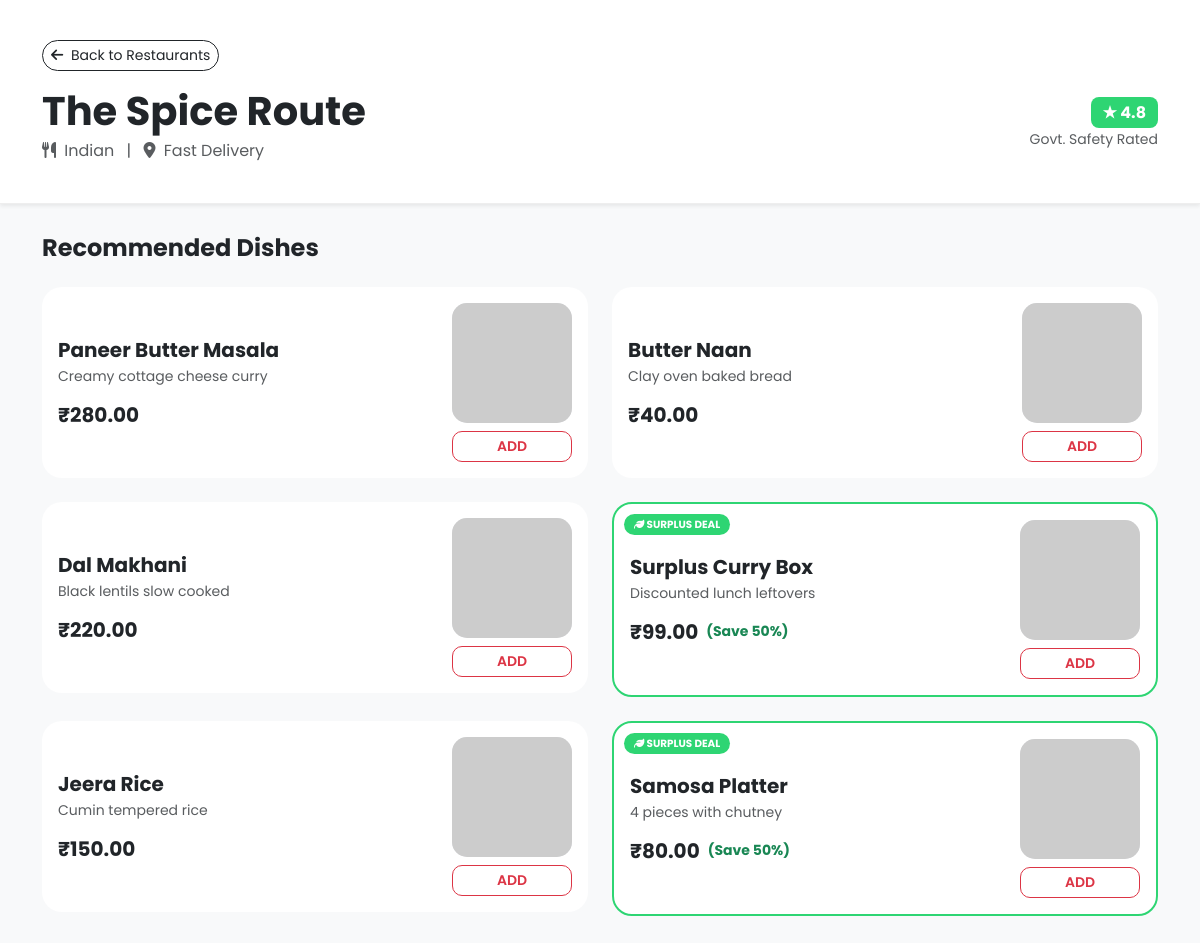
The app's page /customer/view-menu.php?id=1 (signed in) with its own data.
### tables this page shows
CREATE TABLE `restaurants` (
  `id` int(11) NOT NULL,
  `user_id` int(11) DEFAULT NULL,
  `restaurant_name` varchar(100) NOT NULL,
  `cuisine_type` varchar(50) DEFAULT NULL,
  `health_rating` decimal(2,1) DEFAULT 5.0,
  `status` enum('open','closed') DEFAULT 'open',
  `open_time` time DEFAULT '09:00:00',
  `close_time` time DEFAULT '22:00:00'
);

CREATE TABLE `menu_items` (
  `id` int(11) NOT NULL,
  `restaurant_id` int(11) DEFAULT NULL,
  `item_name` varchar(100) NOT NULL,
  `description` text DEFAULT NULL,
  `price` decimal(10,2) NOT NULL,
  `is_surplus` tinyint(1) DEFAULT 0,
  `category` varchar(50) DEFAULT NULL,
  `is_available` tinyint(1) DEFAULT 1
);

### customer/view-menu.php (the view, shortened to what this page needs)
<?php
include '../config/db.php';
$id = $_GET['id'];
$res_stmt = $conn->prepare("SELECT * FROM restaurants WHERE id = ?");
$res_stmt->execute([$id]);
$res = $res_stmt->fetch();
$menu_stmt = $conn->prepare("SELECT * FROM menu_items WHERE restaurant_id = ?");
$menu_stmt->execute([$id]);
$menu = $menu_stmt->fetchAll();
?>
<!DOCTYPE html>
<html lang="en">
<head>
    <link href="https://cdn.jsdelivr.net/npm/bootstrap@5.3.0/dist/css/bootstrap.min.css" rel="stylesheet">
    <link rel="stylesheet" href="https://cdnjs.cloudflare.com/ajax/libs/font-awesome/6.4.0/css/all.min.css">
</head>
<body>
<div class="menu-header shadow-sm">
    <div class="container">
        <a href="index.php" class="btn btn-sm btn-outline-dark rounded-pill mb-3">
            <i class="fas fa-arrow-left me-1"></i> Back to Restaurants
        </a>
        <div class="d-flex justify-content-between align-items-center">
            <div>
                <h1 class="fw-bold mb-1 text-dark"><?php echo $res['restaurant_name']; ?></h1>
                <p class="text-muted mb-0">
                    <i class="fas fa-utensils me-1"></i> <?php echo $res['cuisine_type']; ?>
                    <span class="mx-2">|</span>
                    <i class="fas fa-map-marker-alt me-1"></i> Fast Delivery
                </p>
            </div>
            <div class="text-end">
                <span class="rating-badge">★ <?php echo $res['health_rating']; ?></span>
                <p class="small text-muted mt-1 mb-0">Govt. Safety Rated</p>
            </div>
        </div>
    </div>
</div>
<div class="container pb-5">
    <h4 class="fw-bold mb-4">Recommended Dishes</h4>
    <div class="row g-4">
        <?php foreach($menu as $item):
            $dish_keyword = strtolower(str_replace(' ', '', $item['item_name']));
            $item_image = "https://loremflickr.com/200/200/food,".$dish_keyword."/all?lock=" . $item['id'];
        ?>
        <div class="col-md-6">
            <div class="card menu-card p-3 <?php echo $item['is_surplus'] ? 'surplus-card' : ''; ?> <?php echo !$item['is_available'] ? 'sold-out' : ''; ?>">
                <?php if($item['is_surplus']): ?>
                    <span class="surplus-label text-uppercase"><i class="fas fa-leaf"></i> Surplus Deal</span>
                <?php endif; ?>
                <div class="d-flex justify-content-between align-items-center">
                    <div style="flex: 1; padding-right: 15px;">
                        <h5 class="fw-bold mb-1"><?php echo $item['item_name']; ?></h5>
                        <p class="text-muted small mb-3">
                            <?php echo $item['description'] ?: 'Prepared fresh with high quality ingredients and local spices.'; ?>
                        </p>
                        <div class="d-flex align-items-center">
                            <h5 class="fw-bold text-dark mb-0 me-2">₹<?php echo $item['price']; ?></h5>
                            <?php if($item['is_surplus']): ?>
                                <small class="text-success fw-bold">(Save 50%)</small>
                            <?php endif; ?>
                        </div>
                    </div>
                    <div class="text-center">
                        <img src="<?php echo $item_image; ?>" class="dish-img mb-2" alt="dish">
                        <br>
                        <?php if($item['is_available']): ?>
                            <a href="add-to-cart.php?id=<?php echo $item['id']; ?>&res_id=<?php echo $id; ?>"
                               class="btn btn-sm btn-outline-danger btn-add w-100">
                               ADD
                            </a>
                        <?php else: ?>
                            <button class="btn btn-sm btn-secondary w-100 disabled">Sold Out</button>
                        <?php endif; ?>
                    </div>
                </div>
            </div>
        </div>
        <?php endforeach; ?>
    </div>
</div>
</body>
</html>

### customer/view-menu.php (style rules this page uses)
body { font-family: 'Poppins', sans-serif; background-color: #f8f9fa; }
.menu-header { background: white; padding: 40px 0; border-bottom: 1px solid #eee; margin-bottom: 30px; }
.rating-badge { background: #2ed573; color: white; padding: 4px 12px; border-radius: 8px; font-weight: 700; }
.menu-card { border: none; border-radius: 20px; transition: 0.3s; overflow: hidden; background: white; position: relative; }
.surplus-card { border: 2px solid #2ed573 !important; }
.surplus-label { position: absolute; top: 10px; left: 10px; background: #2ed573; color: white; font-size: 0.65rem; font-weight: 700; padding: 3px 10px; border-radius: 50px; z-index: 5; }
.dish-img { width: 120px; height: 120px; object-fit: cover; border-radius: 15px; background: #f1f2f6; }
.btn-add { border-radius: 10px; font-weight: 600; transition: 0.3s; }

### records on screen
restaurants: restaurant_name "The Spice Route", cuisine_type "Indian", health_rating "4.8"
menu_items: item_name "Paneer Butter Masala", description "Creamy cottage cheese curry", price "280.00"
menu_items: item_name "Butter Naan", description "Clay oven baked bread", price "40.00"
menu_items: item_name "Dal Makhani", description "Black lentils slow cooked", price "220.00"
menu_items: is_surplus 1 (drawn), item_name "Surplus Curry Box", description "Discounted lunch leftovers", price "99.00"
menu_items: item_name "Jeera Rice", description "Cumin tempered rice", price "150.00"
menu_items: is_surplus 1 (drawn), item_name "Samosa Platter", description "4 pieces with chutney", price "80.00"
